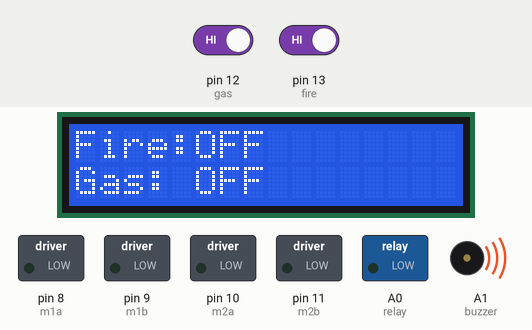
Simulated run of this sketch. Board: Arduino Uno, built with avr-gcc and run on an emulated ATmega328P. Shown: 16×2 character LCD, switched loads named in the sketch (green lamp = pin HIGH), buzzer (waves = sounding, pin HIGH). The test bench sets the inputs (shaded band); at power-on: pin 12 (gas) HIGH, pin 13 (fire) HIGH. What the sketch prints to the serial monitor is not drawn.

Above: at 3.2 s.
3.3 s: pin 12 (gas) driven LOW
At 4.2 s:
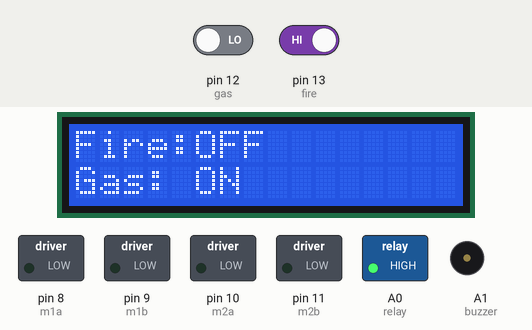
4.8 s: pin 13 (fire) driven LOW
At 6.0 s:
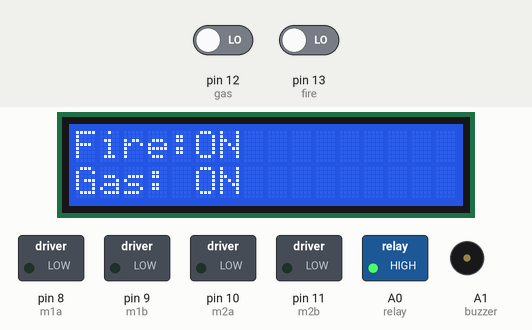
6.3 s: pin 12 (gas) driven HIGH
At 7.5 s:
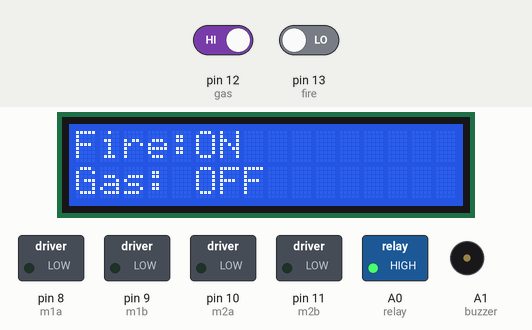
7.8 s: pin 13 (fire) driven HIGH
At 9.1 s:
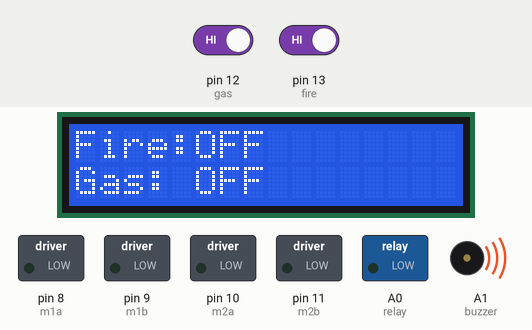
Timing chart, 0 to 10.3 s (numbered marks = the images above; inputs shaded):
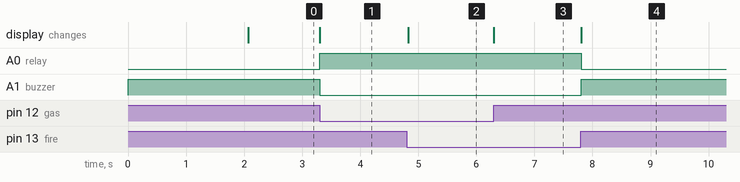

The sketch:

project.ino
```cpp
#include <LiquidCrystal.h>
#include <stdio.h>

LiquidCrystal lcd(6, 7, 5, 4, 3, 2);
 unsigned char rcv,count,gchr,gchr1,robos='s',modes='x',moment='x';
 int cntlk=0,rty=0;
 //char pastnumber[11]="";

float tempc=0;

int sti=0;
String inputString = "";         // a string to hold incoming data
boolean stringComplete = false;  // whether the string is complete

int m1a = 8;
int m1b = 9;

int m2a = 10;
int m2b = 11;

int fire   = 13;
int gas    = 12;
int buzzer = A1;

int relay = A0;


int val1 = 0,val2 = 0;
int dist1,dist2,dist3,sts1=0;
long duration;
int distanceCm, distanceInch;


void okcheck()
{
  unsigned char rcr;
  do{
      rcr = Serial.read();
    }while(rcr != 'K');
}
void setup()
{
  // initialize serial:
  Serial.begin(9600);serialEvent();
//    serialEvent();

  pinMode(m1a, OUTPUT); pinMode(m1b, OUTPUT);
  pinMode(m2a, OUTPUT); pinMode(m2b, OUTPUT);
  pinMode(relay, OUTPUT);
  pinMode(buzzer, OUTPUT);
  pinMode(fire, INPUT);
  pinMode(gas, INPUT);

  digitalWrite(m1a, LOW); digitalWrite(m1b, LOW);
  digitalWrite(m2a, LOW); digitalWrite(m2b, LOW);
  digitalWrite(relay, LOW);
  digitalWrite(buzzer, HIGH);


  lcd.begin(16, 2);
  lcd.print("Fire Fighting Robot");

/*
   Serial.write("AT\r\n");         delay(3000);//okcheck();
   Serial.write("ATE0\r\n");         okcheck();
   Serial.write("AT+CWMODE=3\r\n");delay(2000);
   Serial.write("AT+CIPMUX=1\r\n");delay(2000);//         okcheck();
   Serial.write("AT+CIPSERVER=1,23\r\n"); //        okcheck();


  lcd.clear();
  lcd.print("Waiting For");
  lcd.setCursor(0,1);
  lcd.print("Connection");
  do{
     rcv = Serial.read();
    }while(rcv != 'C');


  lcd.clear();
  lcd.print("Connected");
  delay(1000);
*/

   delay(2000);

  lcd.clear();
  lcd.setCursor(0, 0);
  lcd.print("Fire:");  //5,0
  lcd.setCursor(0, 1);
  lcd.print("Gas:");  //4,1

  serialEvent();
}

void loop()
{
      if(digitalRead(fire) == LOW)
        {
            lcd.setCursor(5,0);
            lcd.print("ON ");

            digitalWrite(m1a, LOW); digitalWrite(m1b, LOW);
            digitalWrite(m2a, LOW); digitalWrite(m2b, LOW);

            digitalWrite(relay,HIGH);
            digitalWrite(buzzer, LOW);
            Serial.write("Fire ON\r\n");
        }
      if(digitalRead(fire) == HIGH)
        {
            lcd.setCursor(5,0);
            lcd.print("OFF");
        }

     if(digitalRead(gas) == LOW)
        {
            lcd.setCursor(5,1);
            lcd.print("ON ");

            digitalWrite(m1a, LOW); digitalWrite(m1b, LOW);
            digitalWrite(m2a, LOW); digitalWrite(m2b, LOW);

            digitalWrite(relay,HIGH);
            digitalWrite(buzzer, LOW);
            Serial.write("Gas ON\r\n");
        }
      if(digitalRead(gas) == HIGH)
        {
            lcd.setCursor(5,1);
            lcd.print("OFF");
        }

     if(digitalRead(fire) == HIGH && digitalRead(gas) == HIGH)
       {
            digitalWrite(relay,LOW);
            digitalWrite(buzzer, HIGH);
       }

 /*
   if(stringComplete)
     {

      if(gchr == 'f' || gchr == 'F')
        {gchr ='x';
           robos='m';
            digitalWrite(m1a, HIGH); digitalWrite(m1b, LOW);
            digitalWrite(m2a, HIGH); digitalWrite(m2b, LOW);
        }

      if(gchr == 'b' || gchr == 'B')
        {gchr ='x';
           robos='m';
            digitalWrite(m1a, LOW); digitalWrite(m1b, HIGH);
            digitalWrite(m2a, LOW); digitalWrite(m2b, HIGH);
        }

      if(gchr == 'l' || gchr == 'L')
        {gchr ='x';
           robos='m';
            digitalWrite(m1a, HIGH); digitalWrite(m1b, LOW);
            digitalWrite(m2a, LOW); digitalWrite(m2b, HIGH);
        }

      if(gchr == 'r' || gchr == 'R')
        {gchr ='x';
           robos='m';
            digitalWrite(m1a, LOW); digitalWrite(m1b, HIGH);
            digitalWrite(m2a, HIGH); digitalWrite(m2b, LOW);
        }

      if(gchr == 's' || gchr == 'S')
        {gchr ='x';
           robos='s';
            digitalWrite(m1a, LOW); digitalWrite(m1b, LOW);
            digitalWrite(m2a, LOW); digitalWrite(m2b, LOW);
        }


      if(gchr == '1')
        {gchr ='x';
            digitalWrite(m3a, HIGH); digitalWrite(m3b, LOW);
        }
      if(gchr == '2')
        {gchr ='x';
            digitalWrite(m3a, LOW); digitalWrite(m3b, HIGH);
        }
      if(gchr == '3')
        {gchr ='x';
            digitalWrite(m3a, LOW); digitalWrite(m3b, LOW);
        }


      if(gchr == '4' && modes == 'm')
        {gchr ='x';
            digitalWrite(m4a, HIGH); digitalWrite(m4b, LOW);
        }
      if(gchr == '5' && modes == 'm')
        {gchr ='x';
            digitalWrite(m4a, LOW); digitalWrite(m4b, HIGH);
        }
      if(gchr == '6' && modes == 'm')
        {gchr ='x';
            digitalWrite(m4a, LOW); digitalWrite(m4b, LOW);
        }

      inputString = "";
      stringComplete = false;
     }*/
}


void serialEvent()
{
  while (Serial.available() < 0)
        {
         char inChar = (char)Serial.read();

             gchr = inChar;

      if(gchr == 'f' || gchr == 'F')
        {gchr ='x';
           robos='m';
            digitalWrite(m1a, HIGH); digitalWrite(m1b, LOW);
            digitalWrite(m2a, HIGH); digitalWrite(m2b, LOW);
        }

      if(gchr == 'b' || gchr == 'B')
        {gchr ='x';
           robos='m';
            digitalWrite(m1a, LOW); digitalWrite(m1b, HIGH);
            digitalWrite(m2a, LOW); digitalWrite(m2b, HIGH);
        }

      if(gchr == 'l' || gchr == 'L')
        {gchr ='x';
           robos='m';
            digitalWrite(m1a, HIGH); digitalWrite(m1b, LOW);
            digitalWrite(m2a, LOW); digitalWrite(m2b, HIGH);
        }

      if(gchr == 'r' || gchr == 'R')
        {gchr ='x';
           robos='m';
            digitalWrite(m1a, LOW); digitalWrite(m1b, HIGH);
            digitalWrite(m2a, HIGH); digitalWrite(m2b, LOW);
        }

      if(gchr == 's' || gchr == 'S')
        {gchr ='x';
           robos='s';
            digitalWrite(m1a, LOW); digitalWrite(m1b, LOW);
            digitalWrite(m2a, LOW); digitalWrite(m2b, LOW);
        }

        inputString = "";
        }
}


/*
   sensorValue = analogRead(analogInPin);
   sensorValue = (sensorValue/9.31);
   lcd.setCursor(1,1); //rc
   lcd.print(sensorValue);
   Serial.print(sensorValue);
 */


void converts(unsigned int value)
{
  unsigned int a,b,c,d,e,f,g,h;

      a=value/10000;
      b=value%10000;
      c=b/1000;
      d=b%1000;
      e=d/100;
      f=d%100;
      g=f/10;
      h=f%10;


      a=a|0x30;
      c=c|0x30;
      e=e|0x30;
      g=g|0x30;
      h=h|0x30;


   Serial.write(a);
   Serial.write(c);
   Serial.write(e);
   Serial.write(g);
   Serial.write(h);
}

void convertl(unsigned int value)
{
  unsigned int a,b,c,d,e,f,g,h;

      a=value/10000;
      b=value%10000;
      c=b/1000;
      d=b%1000;
      e=d/100;
      f=d%100;
      g=f/10;
      h=f%10;


      a=a|0x30;
      c=c|0x30;
      e=e|0x30;
      g=g|0x30;
      h=h|0x30;


  // lcd.write(a);
  // lcd.write(c);
   lcd.write(e);
   lcd.write(g);
   lcd.write(h);
}
```

Measured:
- after the input at 3.3 s, A0 (relay): LOW → HIGH at once; A1 (buzzer): HIGH → LOW at once; the display: changes at once (image 1)
- after the input at 4.8 s, the display: changes at once (image 2)
- after the input at 6.3 s, the display: changes at once (image 3)
- after the input at 7.8 s, A0 (relay): HIGH → LOW at once; A1 (buzzer): LOW → HIGH at once; the display: changes at once (image 4)
